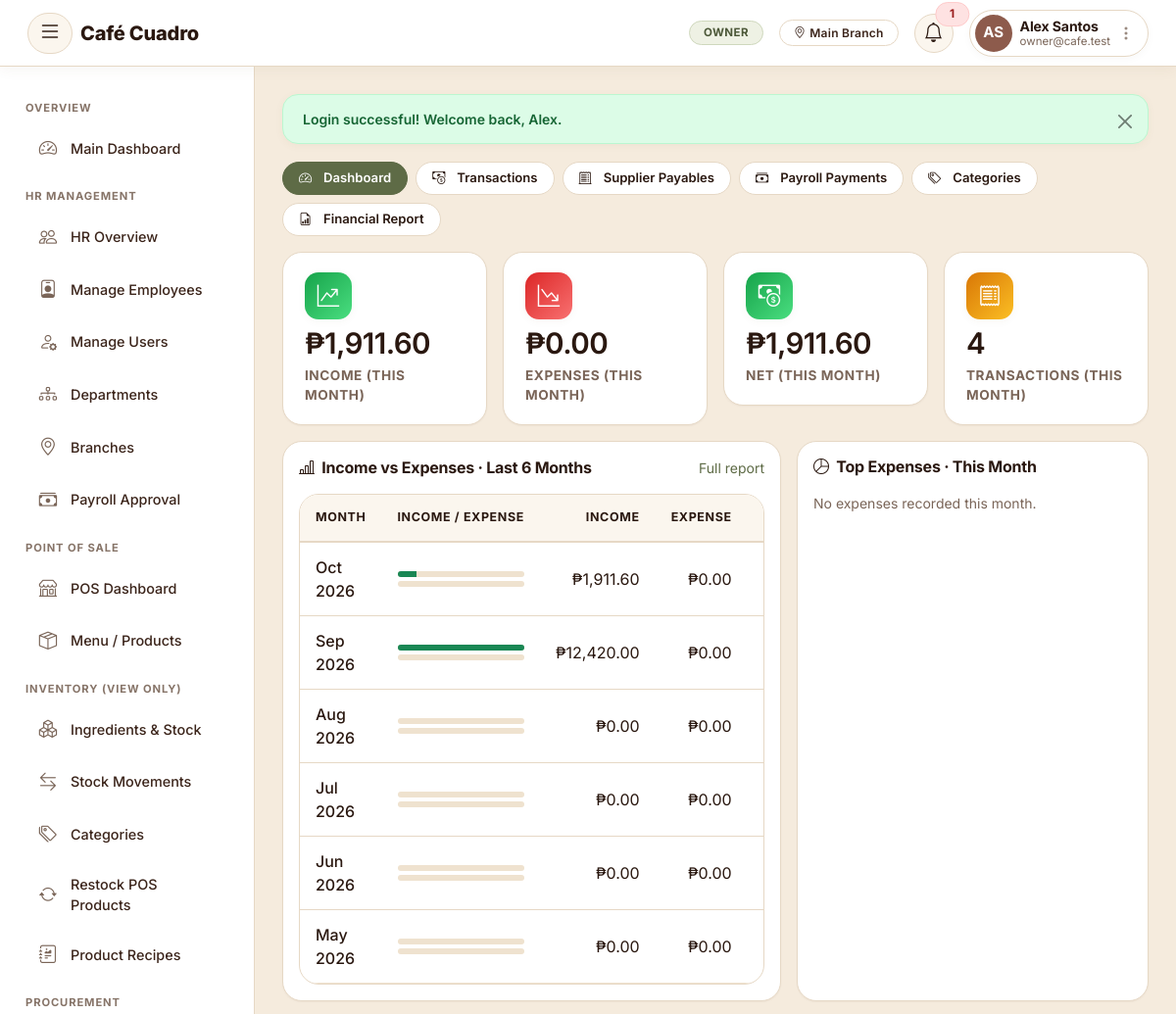
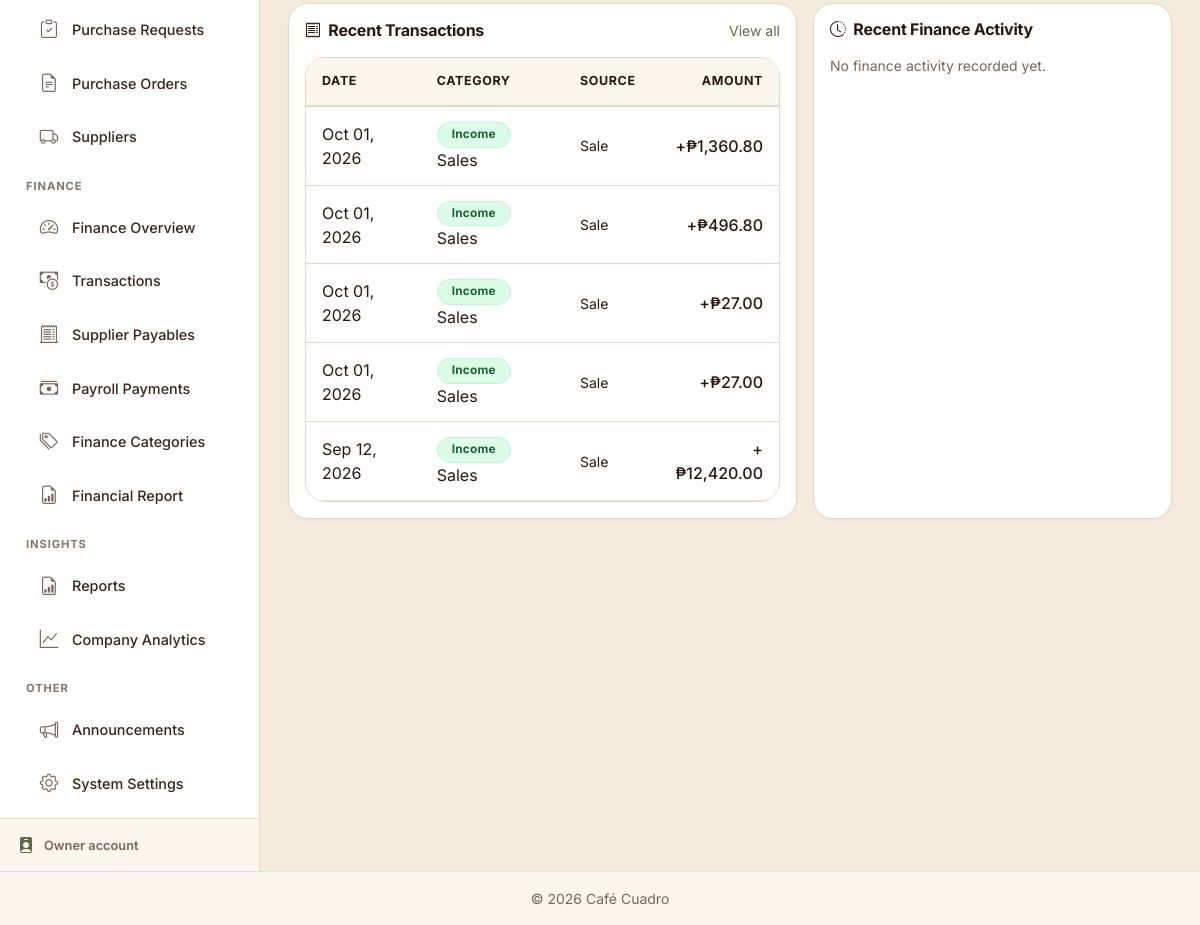
The app's page /modules/finance/dashboard.php (signed in) with its own data (2 pictures, top to bottom).
### tables this page shows
CREATE TABLE `branches` (
  `branch_id` int(11) NOT NULL,
  `branch_name` varchar(100) NOT NULL,
  `address` varchar(255) DEFAULT NULL,
  `contact_number` varchar(30) DEFAULT NULL,
  `latitude` decimal(10,7) DEFAULT NULL,
  `longitude` decimal(10,7) DEFAULT NULL,
  `status` enum('ACTIVE','INACTIVE') NOT NULL DEFAULT 'ACTIVE',
  `created_at` timestamp NOT NULL DEFAULT current_timestamp()
);

CREATE TABLE `finance_transactions` (
  `transaction_id` int(11) NOT NULL,
  `transaction_type` enum('Income','Expense') NOT NULL,
  `fin_category_id` int(11) NOT NULL,
  `amount` decimal(10,2) NOT NULL,
  `transaction_date` date NOT NULL,
  `description` varchar(255) DEFAULT NULL,
  `reference_type` enum('Manual','Delivery','Sale','Payroll','StockIn','PurchasePayable') DEFAULT 'Manual',
  `reference_id` int(11) DEFAULT NULL,
  `created_by` int(11) NOT NULL,
  `created_at` datetime DEFAULT current_timestamp(),
  `updated_at` datetime DEFAULT current_timestamp() ON UPDATE current_timestamp()
);

CREATE TABLE `finance_categories` (
  `fin_category_id` int(11) NOT NULL,
  `category_name` varchar(100) NOT NULL,
  `type` enum('Income','Expense') NOT NULL,
  `is_system` tinyint(1) DEFAULT 0
);

### modules/finance/dashboard.php (the view, shortened to what the rows shown need)
<?php
require_once __DIR__ . '/../../includes/functions.php';
$recentTxns = $pdo->query("
    SELECT ft.transaction_id, ft.transaction_type, ft.amount, ft.transaction_date, ft.description,
           ft.reference_type, fc.category_name
    FROM finance_transactions ft
    JOIN finance_categories fc ON ft.fin_category_id = fc.fin_category_id
    ORDER BY ft.transaction_date DESC, ft.transaction_id DESC
    LIMIT 8
")->fetchAll();
include __DIR__ . '/../../includes/header.php';
?>
<div class="row g-3 mb-3">
    <div class="col-lg-7">
        <div class="card-panel p-3 h-100">
            <div class="table-responsive">
                <table class="table table-sm align-middle mb-0">
                    <thead class="table-light">
                        <tr>
                            <th>Month</th>
                            <th style="width:34%;">Income / Expense</th>
                            <th class="text-end">Income</th>
                            <th class="text-end">Expense</th>
                            <th class="text-end">Net</th>
                        </tr>
                    </thead>
                </table>
            </div>
        </div>
    </div>
</div>
<div class="row g-3">
    <div class="col-lg-7">
        <div class="card-panel p-3 h-100">
            <?php if (empty($recentTxns)): ?>
                <p class="text-muted small mb-0">No transactions recorded yet.</p>
            <?php else: ?>
                <div class="table-responsive">
                    <table class="table table-sm table-hover align-middle mb-0">
                        <thead class="table-light">
                            <tr>
                                <th>Date</th>
                                <th>Category</th>
                                <th>Source</th>
                                <th class="text-end">Amount</th>
                            </tr>
                        </thead>
                        <tbody>
                            <?php foreach ($recentTxns as $t): $isInc = $t['transaction_type'] === 'Income'; ?>
                                <tr>
                                    <td><?= formatDate($t['transaction_date']) ?></td>
                                    <td>
                                        <span class="badge <?= $isInc ? 'bg-success' : 'bg-danger' ?> me-1"><?= clean($t['transaction_type']) ?></span>
                                        <?= clean($t['category_name']) ?>
                                    </td>
                                    <td class="text-muted small"><?= $t['reference_type'] === 'StockIn' ? 'Stock In' : clean($t['reference_type']) ?></td>
                                    <td class="text-end fw-medium <?= $isInc ? 'text-success' : 'text-danger' ?>">
                                        <?= $isInc ? '+' : '-' ?><?= peso($t['amount']) ?>
                                    </td>
                                </tr>
                            <?php endforeach; ?>
                        </tbody>
                    </table>
                </div>
            <?php endif; ?>
        </div>
    </div>
</div>
<?php include __DIR__ . '/../../includes/footer.php'; ?>

### includes/header.php (shortened to what the rows shown need)
<?php
$esc = function_exists('e') ? 'e' : 'clean';
$isOwnerTheme           = currentRoleId() == ROLE_OWNER;
$isEmployeeTheme        = currentRoleId() == ROLE_EMPLOYEE;
$isEmployeeManagerTheme = currentRoleId() == ROLE_EMPLOYEE_MANAGER;
$isHrManagerTheme       = currentRoleId() == ROLE_HR_MANAGER;
$isHrStaffTheme         = currentRoleId() == ROLE_HR_STAFF;
$isCafeTheme            = in_array(currentRoleId(), [ROLE_CASHIER, ROLE_INVENTORY_STAFF, ROLE_FINANCE_STAFF], true);
?>
<!DOCTYPE html>
<html lang="en">
<head>
<link rel="stylesheet" href="https://cdn.jsdelivr.net/npm/bootstrap@5.3.3/dist/css/bootstrap.min.css">
<link rel="stylesheet" href="https://cdn.jsdelivr.net/npm/bootstrap-icons@1.11.3/font/bootstrap-icons.css">
<link rel="stylesheet" href="<?= BASE_URL ?>assets/hrms/css/style.css?v=<?= ASSET_VER ?>">
<link rel="stylesheet" href="<?= BASE_URL ?>assets/inv/css/style.css?v=<?= ASSET_VER ?>">
<link rel="stylesheet" href="<?= BASE_URL ?>assets/shared/unified.css?v=<?= ASSET_VER ?>">
<link rel="stylesheet" href="<?= BASE_URL ?>assets/shared/responsive.css?v=<?= ASSET_VER ?>">
<link rel="stylesheet" href="<?= BASE_URL ?>assets/shared/roast-app.css?v=<?= ASSET_VER ?>">
</head>
<body class="unified-theme <?= $isOwnerTheme ? 'owner-theme' : ($isEmployeeTheme ? 'employee-theme' : ($isEmployeeManagerTheme ? 'employee-manager-theme' : ($isHrManagerTheme ? 'hr-manager-theme' : ($isHrStaffTheme ? 'hr-staff-theme' : ($isCafeTheme ? 'cafe-theme' : ''))))) ?>">
<nav class="navbar navbar-expand-lg app-navbar">
  <div class="container-fluid">
    <div class="ms-auto d-flex align-items-center gap-2 gap-md-3">
      <?php if (isLoggedIn()):
      ?>
        <span class="badge role-pill d-none d-sm-inline-block"><?= $esc(currentRoleName()) ?></span>
        <?php if (currentBranchName()): ?>
          <span class="badge branch-pill d-none d-md-inline-block"><i class="bi bi-geo-alt me-1"></i><?= $esc(currentBranchName()) ?></span>
        <?php endif; ?>
        <div class="dropdown">
          <a class="position-relative notif-bell-btn text-decoration-none" href="#" role="button" data-bs-toggle="dropdown" title="Notifications">
          </a>
        </div>
        <div class="dropdown">
          <a class="d-flex align-items-center text-decoration-none navbar-user-pill" href="#" role="button" data-bs-toggle="dropdown">
          </a>
        </div>
      <?php endif; ?>
    </div>
  </div>
</nav>
<div class="app-wrapper d-flex">
<?php require_once __DIR__ . '/sidebar.php'; ?>

### records on screen
branches: branch_name "Main Branch"
finance_transactions: transaction_date "Oct 01, 2026", transaction_type "Income", fin_category.category_name "Sales", reference_type "Sale", amount "₱1,360.80"
finance_transactions: transaction_date "Oct 01, 2026", transaction_type "Income", fin_category.category_name "Sales", reference_type "Sale", amount "₱496.80"
finance_transactions: transaction_date "Oct 01, 2026", transaction_type "Income", fin_category.category_name "Sales", reference_type "Sale", amount "₱27.00"
finance_transactions: transaction_date "Oct 01, 2026", transaction_type "Income", fin_category.category_name "Sales", reference_type "Sale", amount "₱27.00"
finance_transactions: transaction_date "Sep 12, 2026", transaction_type "Income", fin_category.category_name "Sales", reference_type "Sale", amount "₱12,420.00"

### other values on screen
APP_NAME "Café Cuadro"
$esc(currentRoleName()) "OWNER"
$unreadCount "1"
$initials "AS"
$esc($_SESSION['full_name'] ?? '') "Alex Santos"
$esc($_SESSION['email'] ?? currentRoleName()) "owner@cafe.test"
$sidebarFooterLabel "Owner"
$f['message'] "Login successful! Welcome back, Alex."
$label "Dashboard"
$label "Transactions"
$label "Supplier Payables"
$label "Payroll Payments"
$label "Categories"
$label "Financial Report"
peso($monthTotals['Income']) "₱1,911.60"
